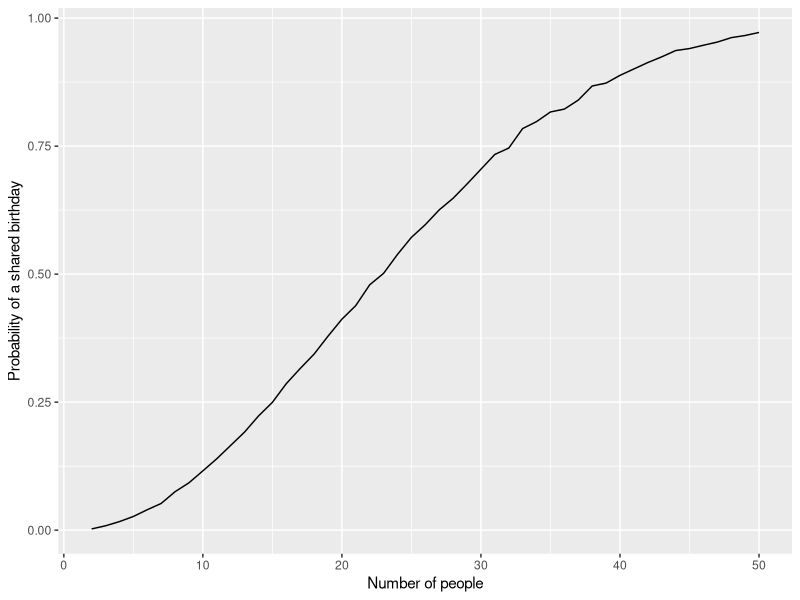

Write the R code that produced this figure. (Note: this script raises an error after producing the figure.)
## ---- chunk 1
library(tidyverse)

set.seed(1)
## ---- chunk 2
shared_birthday = function(group_size) {
  birthdays = sample(1:365, size = group_size, replace = TRUE)
  any(duplicated(birthdays))
}

birthday_results = expand_grid(
  group_size = 2:50,
  iteration = 1:10000
) |>
  mutate(shared = map_lgl(group_size, shared_birthday)) |>
  group_by(group_size) |>
  summarise(probability = mean(shared), .groups = "drop")

birthday_results |>
  ggplot(aes(x = group_size, y = probability)) +
  geom_line() +
  labs(
    x = "Number of people",
    y = "Probability of a shared birthday"
  )
## ---- chunk 3
study_data = tibble(
  file_name = list.files("data", pattern = "\\.csv$")
) |>
  mutate(
    observations = map(
      str_c("data/", file_name),
      read_csv,
      show_col_types = FALSE
    ),
    file_name = str_remove(file_name, "\\.csv$")
  ) |>
  separate(file_name, into = c("arm", "subject_id"), sep = "_") |>
  unnest(observations) |>
  pivot_longer(
    starts_with("week_"),
    names_to = "week",
    names_prefix = "week_",
    values_to = "observation"
  ) |>
  mutate(
    week = as.integer(week),
    arm = recode(arm, con = "Control", exp = "Experimental")
  )

study_data |>
  ggplot(aes(
    x = week,
    y = observation,
    group = interaction(arm, subject_id),
    color = arm
  )) +
  geom_line(alpha = 0.7) +
  facet_wrap(~ arm) +
  scale_x_continuous(breaks = 1:8) +
  labs(x = "Week", y = "Observation", color = "Study arm")
## ---- chunk 4
sim_t_test = function(mu) {
  sample_values = rnorm(30, mean = mu, sd = 5)

  t.test(sample_values, mu = 0) |>
    broom::tidy() |>
    select(mu_hat = estimate, p_value = p.value)
}

test_results = expand_grid(
  true_mu = 0:6,
  iteration = 1:5000
) |>
  mutate(result = map(true_mu, sim_t_test)) |>
  unnest(result)

test_summary = test_results |>
  group_by(true_mu) |>
  summarise(
    rejection_rate = mean(p_value < 0.05),
    mean_estimate = mean(mu_hat),
    mean_rejected = mean(mu_hat[p_value < 0.05]),
    .groups = "drop"
  )

test_summary |>
  ggplot(aes(x = true_mu, y = rejection_rate)) +
  geom_line() +
  geom_point() +
  scale_x_continuous(breaks = 0:6) +
  labs(
    x = "True mean",
    y = "Proportion of tests rejecting the null"
  )
## ---- chunk 5
test_summary |>
  select(true_mu, mean_estimate, mean_rejected) |>
  pivot_longer(
    mean_estimate:mean_rejected,
    names_to = "samples",
    values_to = "average_estimate"
  ) |>
  mutate(samples = recode(
    samples,
    mean_estimate = "All samples",
    mean_rejected = "Rejected tests only"
  )) |>
  ggplot(aes(x = true_mu, y = average_estimate, color = samples)) +
  geom_line() +
  geom_point() +
  scale_x_continuous(breaks = 0:6) +
  labs(x = "True mean", y = "Average estimated mean", color = "Samples")
